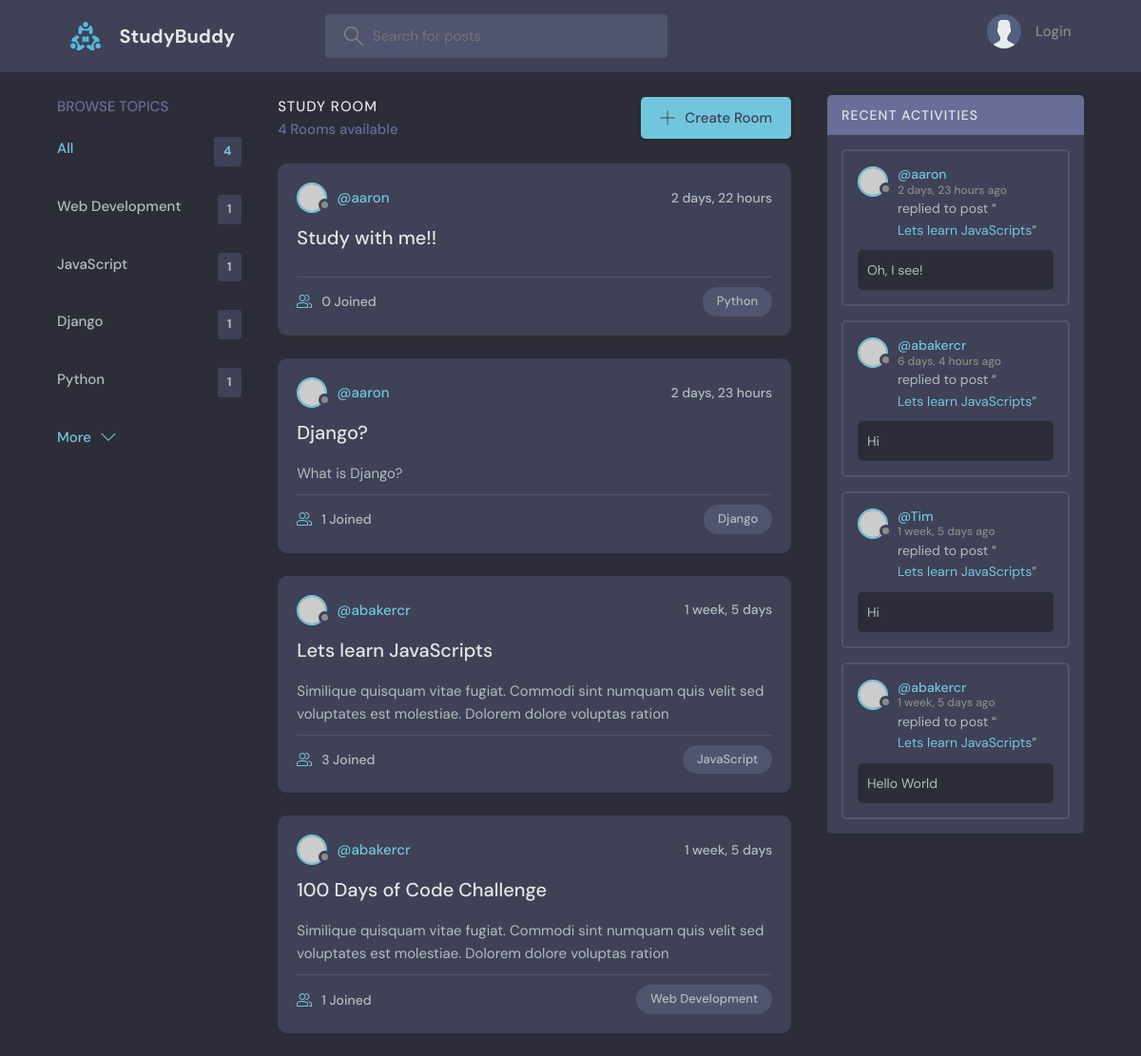
The app's page /, older data.
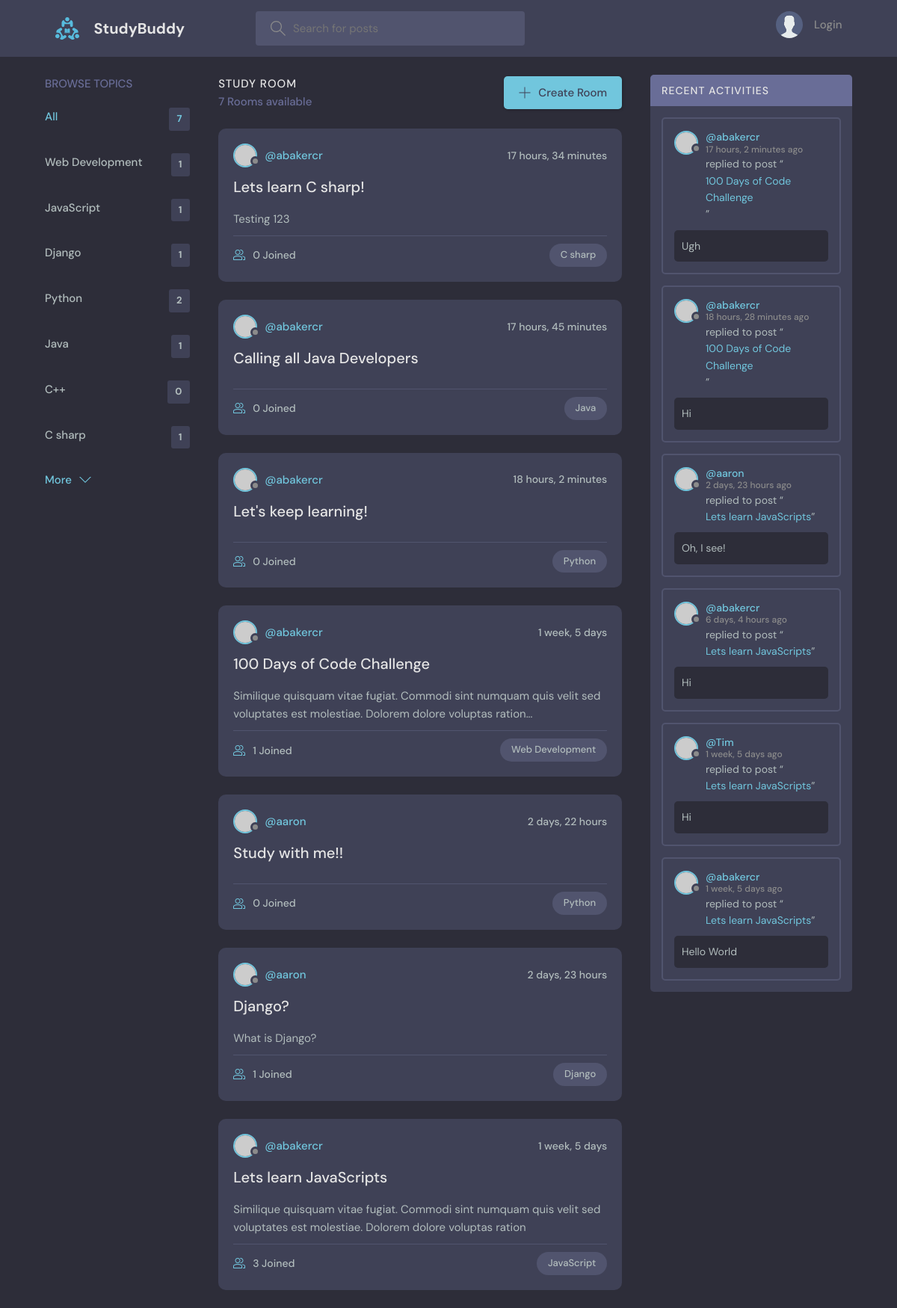
The same page, newer data.
### base/models.py (models this page shows, shortened)
class Topic(models.Model):
    name = models.CharField(max_length=200)

class Room(models.Model):
    host = models.ForeignKey(User, on_delete=models.SET_NULL, null=True)
    topic = models.ForeignKey(Topic, on_delete=models.SET_NULL, null=True)
    name = models.CharField(max_length=200)
    description = models.TextField(null=True, blank=True)
    participants = models.ManyToManyField(User, related_name='participants', blank=True)
    updated = models.DateTimeField(auto_now=True)
    created = models.DateTimeField(auto_now_add=True)
    class Meta:
        ordering = ['-updated', '-created']
    def __str__(self):
        return self.name

class Message(models.Model):
    user = models.ForeignKey(User, on_delete=models.CASCADE)
    room = models.ForeignKey(Room, on_delete=models.CASCADE)
    body = models.TextField()
    updated = models.DateTimeField(auto_now=True)
    created = models.DateTimeField(auto_now_add=True)
    class Meta:
        ordering = ['-updated', '-created']

### base/views.py (the view)
# urls.py: path('', views.home, name="home"),
def home(request):
    q = request.GET.get('q') if request.GET.get('q') != None else ''
    rooms = Room.objects.filter(Q(topic__name__icontains =q) | Q(name__icontains=q) | Q(description__icontains=q))
    topics = Topic.objects.all()
    room_count = rooms.count()
    room_messages = Message.objects.filter(Q(room__topic__name__icontains=q))
    context = {'rooms':rooms, 'topics':topics, 'room_count': room_count, 'room_messages': room_messages}
    return render(request, 'base/home.html', context)

### base/templates/base/home.html (shortened to what this page needs)
{% extends 'main.html' %}
{% block content %}
<main class="layout layout--3">
  <div class="container">
    {% include 'base/topics_component.html' %}
    <div class="roomList">
      <div class="roomList__header">
        <div>
          <h2>Study Room</h2>
          <p>{{room_count}} Rooms available</p>
        </div>
        <a class="btn btn--main" href="{% url 'create-room' %}">
          <svg version="1.1" xmlns="http://www.w3.org/2000/svg" width="32" height="32" viewBox="0 0 32 32">
            <title>add</title>
            <path
              d="M16.943 0.943h-1.885v14.115h-14.115v1.885h14.115v14.115h1.885v-14.115h14.115v-1.885h-14.115v-14.115z">
            </path>
          </svg>
          Create Room
        </a>
      </div>
      {% include 'base/feed_component.html' %}
    </div>
     {% include 'base/activity_component.html' %}
  </div>
</main>
{% endblock %}

### templates/main.html (shortened to what this page needs)
<!DOCTYPE html>
{% load static %}
<html lang="en">
  <head>
    <link rel="stylesheet" href="{% static 'styles/style.css' %}" />
  </head>
  <body>
    {% include 'navbar.html' %}
    {% block content %}
    {% endblock %}
  </body>
</html>

### templates/navbar.html (shortened to what this page needs)
{% load static %}
<header class="header header--loggedIn">
    <div class="container">
        <a href="{% url 'home' %}" class="header__logo">
            <img src="{% static 'images/logo.svg' %}" />
            <h1>StudyBuddy</h1>
        </a>
        <form class="header__search" method="GET" action="{% url 'home' %}">
            <label>
                <input name="q" placeholder="Search for posts" />
            </label>
        </form>
        <nav class="header__menu">
            {% if request.user.is_authenticated %}
            <div class="header__user">
                <a href="{% url 'user-profile' pk=request.user.id %}">
                    <div class="avatar avatar--medium active">
                        <img src="https://randomuser.me/api/portraits/men/37.jpg" />
                    </div>
                    <p>{{request.user.username}} <span>@{{request.user.username}}</span></p>
                </a>
                <button class="dropdown-button">
                    <svg version="1.1" xmlns="http://www.w3.org/2000/svg" width="32" height="32" viewBox="0 0 32 32">
                        <title>chevron-down</title>
                        <path d="M16 21l-13-13h-3l16 16 16-16h-3l-13 13z"></path>
                    </svg>
                </button>
            </div>
            {% else %}
            <a href="{% url 'login' %}">
                <img src="{% static 'images/avatar.svg' %}" />
                <p>Login</p>
            </a>
            {% endif %}
        </nav>
    </div>
</header>

### base/templates/base/topics_component.html
<div class="topics">
    <div class="topics__header">
      <h2>Browse Topics</h2>
    </div>
    <ul class="topics__list">
      <li>
        <a href="{% url 'home' %}" class="active">All <span>{{topics.count}}</span></a>
      </li>
      {% for topic in topics %}
      <li>
        <a href="{% url 'home'%}?q={{topic.name}}">{{topic.name}} <span>{{topic.room_set.all.count}}</span></a>
      </li>
      {% endfor %}
    </ul>
    <a class="btn btn--link" href="topics.html">
      More
      <svg version="1.1" xmlns="http://www.w3.org/2000/svg" width="32" height="32" viewBox="0 0 32 32">
        <title>chevron-down</title>
        <path d="M16 21l-13-13h-3l16 16 16-16h-3l-13 13z"></path>
      </svg>
    </a>
  </div>

### base/templates/base/feed_component.html (shortened to what this page needs)
{% for room in rooms %}
<div class="roomListRoom">
    <div class="roomListRoom__header">
        <a href="{% url 'user-profile' room.host.id %}" class="roomListRoom__author">
            <div class="avatar avatar--small">
                <img src="https://randomuser.me/api/portraits/women/11.jpg" />
            </div>
            <span>@{{room.host.username}}</span>
        </a>
        <div class="roomListRoom__actions">
            <span>{{room.created|timesince}}</span>
        </div>
    </div>
    <div class="roomListRoom__content">
        <a href="{% url 'room' room.id %}">{{room.name}}</a>
        <p>
            {{room.description}}
        </p>
    </div>
    <div class="roomListRoom__meta">
        <a href="{% url 'room' room.id %}" class="roomListRoom__joined">
            {{room.participants.all.count}} Joined
        </a>
        <p class="roomListRoom__topic">{{room.topic.name}}</p>
    </div>
</div>
{% endfor %}

### base/templates/base/activity_component.html (shortened to what this page needs)
<div class="activities">
    <div class="activities__header">
      <h2>Recent Activities</h2>
    </div>
    {% for message in room_messages %}
    <div class="activities__box">
      <div class="activities__boxHeader roomListRoom__header">
        <a href="{% url 'user-profile' message.user.id %}" class="roomListRoom__author">
          <div class="avatar avatar--small">
            <img src="https://randomuser.me/api/portraits/women/11.jpg" />
          </div>
          <p>
            @{{message.user}}
            <span>{{message.created|timesince}} ago</span>
          </p>
        </a>
      </div>
      <div class="activities__boxContent">
        <p>replied to post “<a href="{% url 'room' message.room.id %}">{{message.room}}</a>”</p>
        <div class="activities__boxRoomContent">
            {{message.body}}
        </div>
      </div>
    </div>
    {% endfor %}
  </div>

Row changes from the older to the newer data that the page shows:
computed for Topic "Python": room_set.all.count "1" → "2"
added Topic: name "Java", room_set.all.count "1"
added Topic: name "C++", room_set.all.count "0"
added Topic: name "C sharp", room_set.all.count "1"
added Room: host.username "abakercr", created "17 hours, 34 minutes", name "Lets learn C sharp!", description "Testing 123", participants.all.count "0", topic.name "C sharp"
added Room: host.username "abakercr", created "17 hours, 45 minutes", name "Calling all Java Developers", participants.all.count "0", topic.name "Java"
added Room: host.username "abakercr", created "18 hours, 2 minutes", name "Let's keep learning!", participants.all.count "0", topic.name "Python"
changed Room "100 Days of Code Challenge": description "Similique quisquam vitae fugiat. Commodi sint numquam quis velit sed voluptates est molestiae. Dolorem dolore voluptas ration" → "Similique quisquam vitae fugiat. Commodi sint numquam quis velit sed voluptates est molestiae. Dolorem dolore voluptas ration..."; moves up the list
added Message: user "abakercr", created "17 hours, 2 minutes", room "100 Days of Code Challenge", body "Ugh"
added Message: user "abakercr", created "18 hours, 28 minutes", room "100 Days of Code Challenge", body "Hi"
Text that changed along with them:
{{ topics.count }}: "4" → "7"
{{ room_count }}: "4" → "7"
